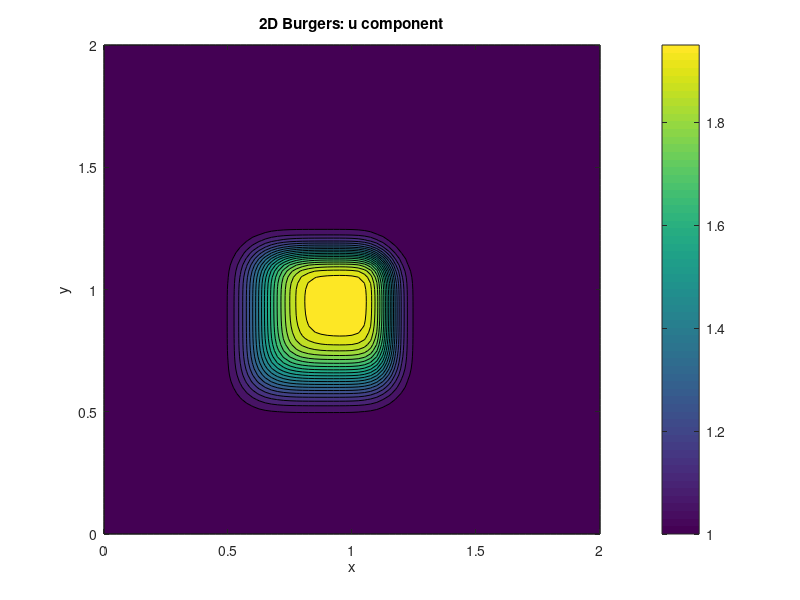
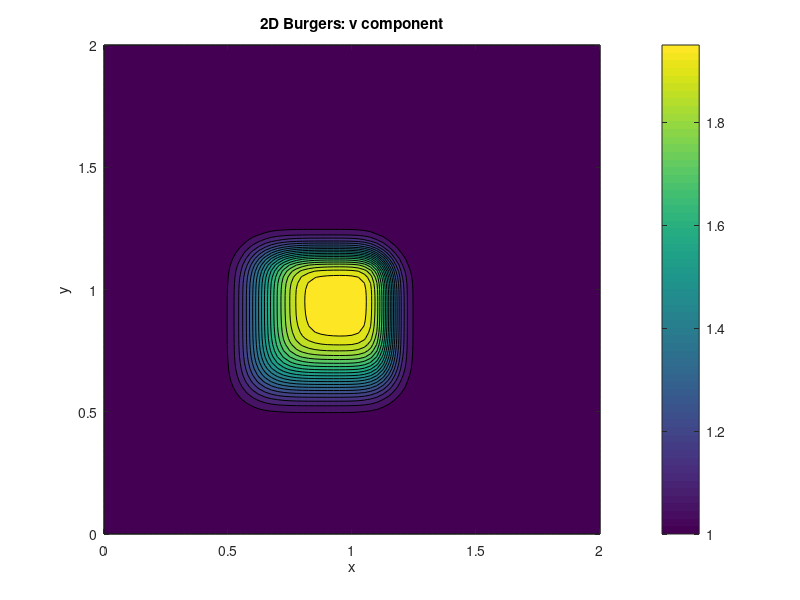

The MATLAB source for these figures, in order:
clear; clc; close all

nx = 81;
ny = 81;
Lx = 2.0;
Ly = 2.0;

dx = Lx/(nx-1);
dy = Ly/(ny-1);

x = linspace(0,Lx,nx);
y = linspace(0,Ly,ny);
[X,Y] = meshgrid(x,y);

nt = 100;
dt = 0.001;
nu = 0.01;

u = ones(ny,nx);
v = ones(ny,nx);

for j = 1:ny
    for i = 1:nx
        if x(i) >= 0.5 && x(i) <= 1.0 && y(j) >= 0.5 && y(j) <= 1.0
            u(j,i) = 2.0;
            v(j,i) = 2.0;
        end
    end
end

for n = 1:nt
    un = u;
    vn = v;

    for j = 2:ny-1
        for i = 2:nx-1
            conv_u = un(j,i)*(un(j,i)-un(j,i-1))/dx ...
                   + vn(j,i)*(un(j,i)-un(j-1,i))/dy;

            diff_u = (un(j,i+1)-2*un(j,i)+un(j,i-1))/dx^2 ...
                   + (un(j+1,i)-2*un(j,i)+un(j-1,i))/dy^2;

            conv_v = un(j,i)*(vn(j,i)-vn(j,i-1))/dx ...
                   + vn(j,i)*(vn(j,i)-vn(j-1,i))/dy;

            diff_v = (vn(j,i+1)-2*vn(j,i)+vn(j,i-1))/dx^2 ...
                   + (vn(j+1,i)-2*vn(j,i)+vn(j-1,i))/dy^2;

            u(j,i) = un(j,i) - dt*conv_u + nu*dt*diff_u;
            v(j,i) = vn(j,i) - dt*conv_v + nu*dt*diff_v;
        end
    end

    u(1,:) = 1.0; u(end,:) = 1.0; u(:,1) = 1.0; u(:,end) = 1.0;
    v(1,:) = 1.0; v(end,:) = 1.0; v(:,1) = 1.0; v(:,end) = 1.0;
end

figure
contourf(X,Y,u,20)
colorbar
title('2D Burgers: u component')
xlabel('x')
ylabel('y')

figure
contourf(X,Y,v,20)
colorbar
title('2D Burgers: v component')
xlabel('x')
ylabel('y')
